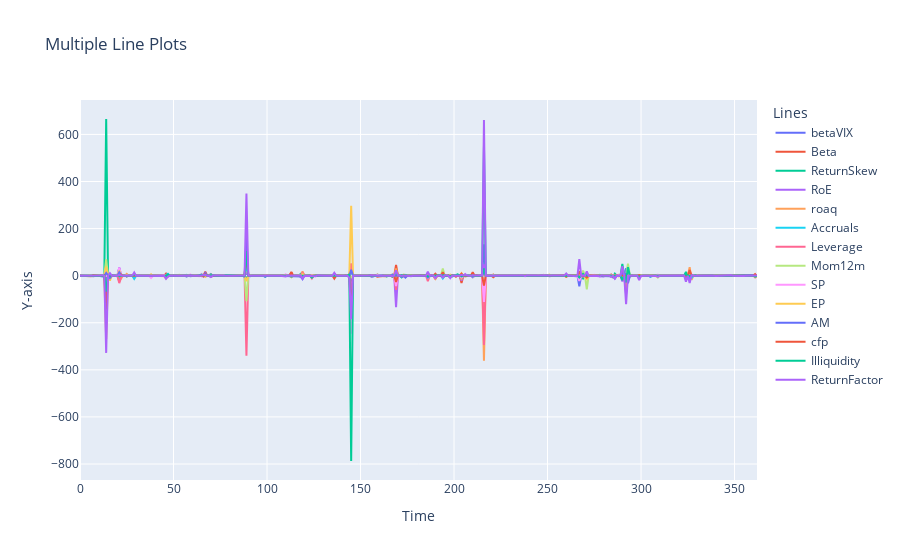

The notebook cell saved with this chart:
### Code cell
# Aggregate and Plot relevance over time

# Aggregate the relevance scores for all timesteps by taking the average
relevance_aggregated = np.mean(np.array(relevance), axis=1)


fig = go.Figure()

x = np.arange(relevance_aggregated.shape[0])  # Assume x-axis values are the same for all line plots

for i in range(relevance_aggregated.shape[1]):
    fig.add_trace(go.Scatter(x=x, y=relevance_aggregated[:, i], mode='lines', name=(factor_selection + ["ReturnFactor"])[i]))
    
    
fig.update_layout(
    title='Multiple Line Plots',
    xaxis_title='Time',
    yaxis_title='Y-axis',
    legend_title='Lines'
)

fig.show()


plt.figure(figsize=(16,8))
plt.bar(height=relevance_aggregated.mean(axis=0), x=factor_selection + ["ReturnFactor"])
plt.title("Factor Relevance (averaged over time)")

### Figure 1 — Plotly figure (JSON) as saved in the notebook; plotly's stock layout.template omitted (floating-point values rounded to 4 significant figures; data arrays with more than 128 entries replaced by an {"elided": "..."} marker saying what was removed)
{"data": [{"mode": "lines", "name": "betaVIX", "type": "scatter", "x": {"elided": "363 int values"}, "y": {"elided": "363 float values"}}, {"mode": "lines", "name": "Beta", "type": "scatter", "x": {"elided": "363 int values"}, "y": {"elided": "363 float values"}}, {"mode": "lines", "name": "ReturnSkew", "type": "scatter", "x": {"elided": "363 int values"}, "y": {"elided": "363 float values"}}, {"mode": "lines", "name": "RoE", "type": "scatter", "x": {"elided": "363 int values"}, "y": {"elided": "363 float values"}}, {"mode": "lines", "name": "roaq", "type": "scatter", "x": {"elided": "363 int values"}, "y": {"elided": "363 float values"}}, {"mode": "lines", "name": "Accruals", "type": "scatter", "x": {"elided": "363 int values"}, "y": {"elided": "363 float values"}}, {"mode": "lines", "name": "Leverage", "type": "scatter", "x": {"elided": "363 int values"}, "y": {"elided": "363 float values"}}, {"mode": "lines", "name": "Mom12m", "type": "scatter", "x": {"elided": "363 int values"}, "y": {"elided": "363 float values"}}, {"mode": "lines", "name": "SP", "type": "scatter", "x": {"elided": "363 int values"}, "y": {"elided": "363 float values"}}, {"mode": "lines", "name": "EP", "type": "scatter", "x": {"elided": "363 int values"}, "y": {"elided": "363 float values"}}, {"mode": "lines", "name": "AM", "type": "scatter", "x": {"elided": "363 int values"}, "y": {"elided": "363 float values"}}, {"mode": "lines", "name": "cfp", "type": "scatter", "x": {"elided": "363 int values"}, "y": {"elided": "363 float values"}}, {"mode": "lines", "name": "Illiquidity", "type": "scatter", "x": {"elided": "363 int values"}, "y": {"elided": "363 float values"}}, {"mode": "lines", "name": "ReturnFactor", "type": "scatter", "x": {"elided": "363 int values"}, "y": {"elided": "363 float values"}}], "layout": {"legend": {"title": {"text": "Lines"}}, "title": {"text": "Multiple Line Plots"}, "xaxis": {"title": {"text": "Time"}}, "yaxis": {"title": {"text": "Y-axis"}}}}
